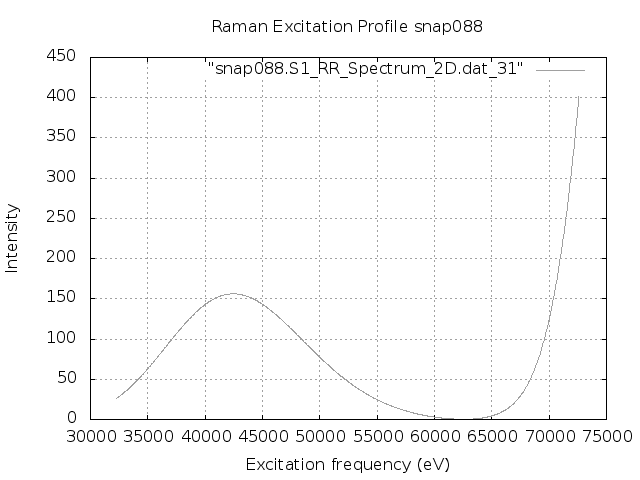

This chart was generated by the following gnuplot code:
set terminal png
set output "snap088.S1.REP.png"
set xlabel 'Excitation frequency (eV)'
set ylabel 'Intensity'
set title "Raman Excitation Profile snap088"
set grid
set autoscale
plot "snap088.S1_RR_Spectrum_2D.dat_31" with lines lc "blue"
exit
